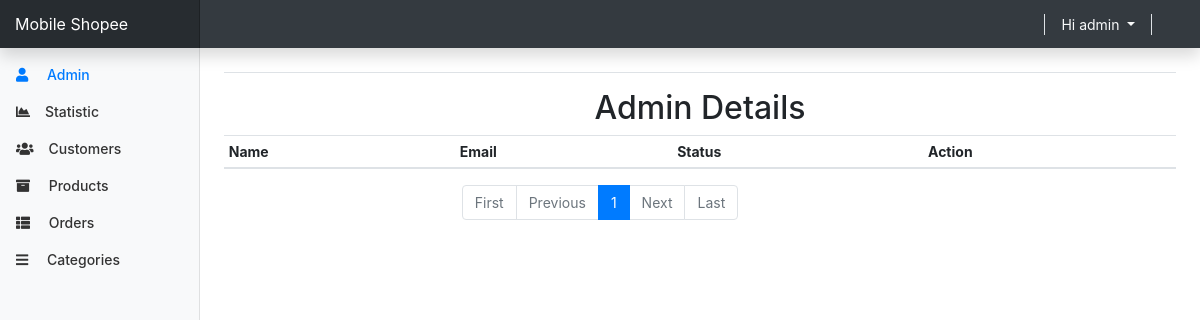
The page /admin/index.php (signed in) on the database as committed earlier.
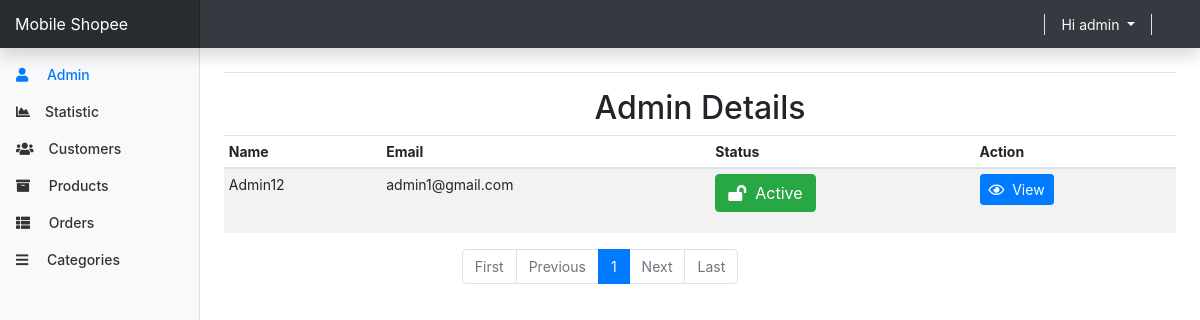
The same page on the database as committed later.
### tables this page shows
CREATE TABLE `user` (
  `user_id` varchar(255) NOT NULL,
  `email` varchar(100) NOT NULL,
  `username` varchar(100) NOT NULL,
  `password` varchar(100) NOT NULL,
  `street` varchar(255) NOT NULL,
  `district` varchar(30) NOT NULL,
  `city` varchar(100) NOT NULL,
  `phone_number` varchar(100) NOT NULL,
  `status` int(11) NOT NULL DEFAULT 1,
  `is_admin` tinyint(1) NOT NULL DEFAULT 0,
  `register_date` datetime NOT NULL DEFAULT current_timestamp(),
  `updated_at` datetime NOT NULL DEFAULT current_timestamp(),
  `fullname` varchar(255) NOT NULL,
  `ward` varchar(255) NOT NULL
);

### admin/index.php (the view, shortened to what this page needs)
<?php
include "./templates/top.php";
include("./../functions.php");
?>
<?php include "./templates/navbar.php"; ?>
<?php
  $products_per_page = 4;
  $total_products = mysqli_num_rows(mysqli_query($conn, "SELECT * FROM `user` where is_admin = 1"));
  $total_pages = ceil($total_products / $products_per_page);
  $current_page = isset($_GET['page']) ? $_GET['page'] : 1;
  $offset = ($current_page - 1) * $products_per_page;
?>
<div class="container-fluid">
  <div class="row">
    <?php include "./templates/sidebar.php"; ?>
      <h2><center>Admin Details</center></h2>
      <div class="table-responsive">
        <table class="table table-striped table-sm">
          <thead>
            <tr>
              <th>Name</th>
              <th>Email</th>
              <th>Status</th>
              <th>Action</th>
            </tr>
          </thead>
          <tbody id="admin_list">
          <?php
          $sql = "SELECT * FROM `user` WHERE is_admin = 1 LIMIT $products_per_page offset $offset";
          $stmt = $conn->prepare($sql);
          $stmt->execute();
          $res = $stmt->get_result();
          while ($admin = $res->fetch_object()) {
            if(isset($_SESSION['user_id']) && $_SESSION['user_id'] != $admin->user_id){
          ?>
            <tr>
              <td> <?php echo $admin->fullname ?></td>
              <td> <?php echo $admin->email ?></td>
              <td>
  <?php
    if (isset($_SESSION['user_id']) && $_SESSION['user_id'] != $admin->user_id) {
      if($admin->status == 1){
        echo '<p><a href="active_admin.php?user_id='.$admin->user_id.'&status=0" class="btn btn-success"><i class="fas fa-lock-open"></i>&nbsp;&nbsp;Active</a></p>';
      } else {
        echo '<p><a href="active_admin.php?user_id='.$admin->user_id.'&status=1" class="btn btn-danger"><i class="fas fa-lock"></i>&nbsp;&nbsp;Inactive</a></p>';
      }
    } else {
      if($admin->status == 1){
        echo '<p><button class="btn btn-success" disabled><i class="fas fa-lock-open"></i>&nbsp;&nbsp;Active</button></p>';
      } else {
        echo '<p><button class="btn btn-danger" disabled><i class="fas fa-lock"></i>&nbsp;&nbsp;Inactive</button></p>';
      }
    }
  ?>
</td>
        <td>
                <?php
                if (isset($_SESSION['user_id']) && $_SESSION['user_id'] != $admin->user_id) {
                  ?>
                  <a href="edit_admin.php?admin=<?= $admin->user_id?>" class="btn btn-sm btn-primary"> <i class="far fa-eye"> </i>&nbsp;&nbsp;View</a>
                  <?php
                } else {
                  ?>
                  <a href="edit_admin.php?admin=<?= $admin->user_id?>" class="btn btn-sm btn-primary"  > <i class="far fa-eye"></i>&nbsp;&nbsp;View</a>
                  <button class="btn btn-sm btn-danger"   disabled>Delete</button>
                  <?php
                }
                ?>
              </td>
            </tr>
          </tbody>
          <?php
          }
        }?>
        </table>
      </div>
    </main>
  </div>
</div>
<nav aria-label="Page navigation">
    <ul class="pagination justify-content-center">
        <li class="page-item <?php echo $current_page == 1 ? 'disabled' : ''; ?>">
            <a class="page-link" href="?page=1" tabindex="-1">First</a>
        </li>
        <li class="page-item <?php echo $current_page == 1 ? 'disabled' : ''; ?>">
            <a class="page-link" href="<?php echo $current_page == 1 ? '#' : '?page=' . ($current_page - 1); ?>">Previous</a>
        </li>
        <?php for ($i = 1; $i <= $total_pages; $i++) { ?>
            <li class="page-item <?php echo $current_page == $i ? 'active' : ''; ?>">
                <a class="page-link" href="?page=<?php echo $i; ?>"><?php echo $i; ?></a>
            </li>
        <?php } ?>
        <li class="page-item <?php echo $current_page == $total_pages ? 'disabled' : ''; ?>">
            <a class="page-link" href="<?php echo $current_page == $total_pages ? '#' : '?page=' . ($current_page + 1); ?>">Next</a>
        </li>
        <li class="page-item <?php echo $current_page == $total_pages ? 'disabled' : ''; ?>">
            <a class="page-link" href="?page=<?php echo $total_pages; ?>">Last</a>
        </li>
    </ul>
</nav>
<?php include "./templates/footer.php"; ?>

Rows that differ between the two databases and show on the page:
added user: fullname "Admin12", email "admin1@gmail.com"
